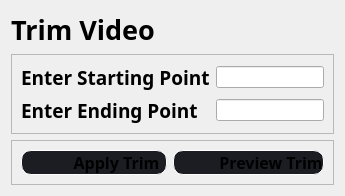
                  <widget class="QWidget" name="trim_page">
                   <layout class="QVBoxLayout" name="verticalLayout_22">
                    <item>
                     <widget class="QLabel" name="label_12">
                      <property name="maximumSize">
                       <size>
                        <width>16777215</width>
                        <height>90</height>
                       </size>
                      </property>
                      <property name="font">
                       <font>
                        <family>Segoe UI Black</family>
                        <pointsize>20</pointsize>
                        <weight>75</weight>
                        <bold>true</bold>
                       </font>
                      </property>
                      <property name="text">
                       <string>Trim Video</string>
                      </property>
                     </widget>
                    </item>
                    <item>
                     <widget class="QFrame" name="frame_37">
                      <property name="frameShape">
                       <enum>QFrame::StyledPanel</enum>
                      </property>
                      <property name="frameShadow">
                       <enum>QFrame::Raised</enum>
                      </property>
                      <layout class="QGridLayout" name="gridLayout_2">
                       <item row="0" column="0">
                        <widget class="QLabel" name="label_13">
                         <property name="font">
                          <font>
                           <family>Segoe UI Black</family>
                           <pointsize>14</pointsize>
                           <weight>75</weight>
                           <bold>true</bold>
                          </font>
                         </property>
                         <property name="text">
                          <string>Enter Starting Point</string>
                         </property>
                        </widget>
                       </item>
                       <item row="0" column="1">
                        <widget class="QLineEdit" name="starting_point"/>
                       </item>
                       <item row="1" column="0">
                        <widget class="QLabel" name="label_14">
                         <property name="font">
                          <font>
                           <family>Segoe UI Black</family>
                           <pointsize>14</pointsize>
                           <weight>75</weight>
                           <bold>true</bold>
                          </font>
                         </property>
                         <property name="text">
                          <string>Enter Ending Point</string>
                         </property>
                        </widget>
                       </item>
                       <item row="1" column="1">
                        <widget class="QLineEdit" name="ending_point"/>
                       </item>
                      </layout>
                     </widget>
                    </item>
                    <item>
                     <widget class="QFrame" name="frame_38">
                      <property name="frameShape">
                       <enum>QFrame::StyledPanel</enum>
                      </property>
                      <property name="frameShadow">
                       <enum>QFrame::Raised</enum>
                      </property>
                      <layout class="QHBoxLayout" name="horizontalLayout_21">
                       <item>
                        <widget class="QPushButton" name="btn_applytrim">
                         <property name="font">
                          <font>
                           <family>Segoe UI Black</family>
                           <pointsize>12</pointsize>
                           <weight>75</weight>
                           <bold>true</bold>
                          </font>
                         </property>
                         <property name="styleSheet">
                          <string notr="true">QPushButton {	
	
    background-repeat: no-repeat;
	border:1px solid white;
	border-radius:10px;
	background-color: rgb(27, 29, 35);
	text-align: center;
	padding-left: 45px;
}
QPushButton:hover {
	background-color: rgb(33, 37, 43);
	border-left: 28px solid rgb(33, 37, 43);
}
QPushButton:pressed {	
	background-color: rgb(85, 170, 255);
	border-left: 28px solid rgb(85, 170, 255);
}</string>
                         </property>
                         <property name="text">
                          <string>Apply Trim</string>
                         </property>
                        </widget>
                       </item>
                       <item>
                        <widget class="QPushButton" name="btn_previewtrim">
                         <property name="font">
                          <font>
                           <family>Segoe UI Black</family>
                           <pointsize>12</pointsize>
                           <weight>75</weight>
                           <bold>true</bold>
                          </font>
                         </property>
                         <property name="styleSheet">
                          <string notr="true">QPushButton {	
	
    background-repeat: no-repeat;
	border:1px solid white;
	border-radius:10px;
	background-color: rgb(27, 29, 35);
	text-align: center;
	padding-left: 45px;
}
QPushButton:hover {
	background-color: rgb(33, 37, 43);
	border-left: 28px solid rgb(33, 37, 43);
}
QPushButton:pressed {	
	background-color: rgb(85, 170, 255);
	border-left: 28px solid rgb(85, 170, 255);
}</string>
                         </property>
                         <property name="text">
                          <string>Preview Trim</string>
                         </property>
                        </widget>
                       </item>
                      </layout>
                     </widget>
                    </item>
                   </layout>
                  </widget>
